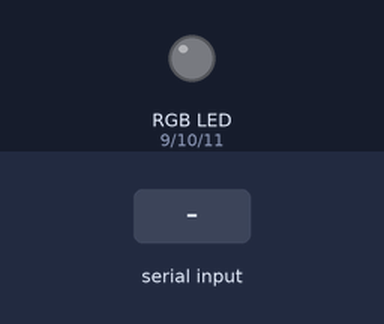
Bench run of a sketch on a simulated Arduino Uno, built with avr-gcc and run on an emulated ATmega328P. On the bench: an RGB LED mixed from three pins (HIGH = lit). The inputs (shaded band) are chosen by the test bench. Dim RGB values are drawn brighter than linear; what the sketch prints to the serial monitor is not drawn.

Above: at 1.2 s.
1.3 s: "90,45,200\n" received over Serial
At 1.9 s:
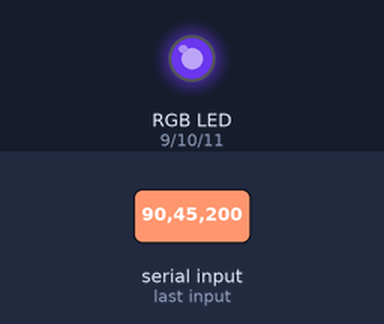
2.8 s: "30,150,10\n" received over Serial
At 3.1 s:
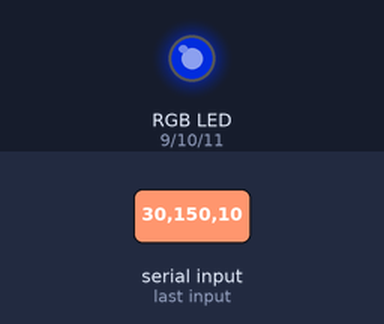
5.8 s: "90,45\n" received over Serial
At 7.3 s:
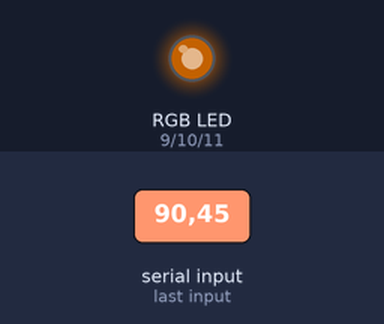
8.2 s: "30,150\n" received over Serial
At 10.3 s:
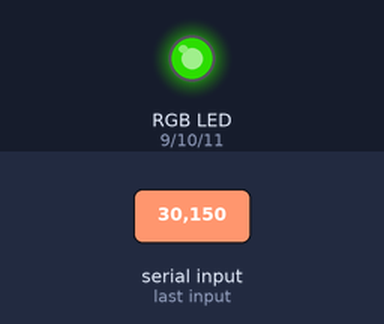
10.7 s: "90\n" received over Serial
At 13.0 s:
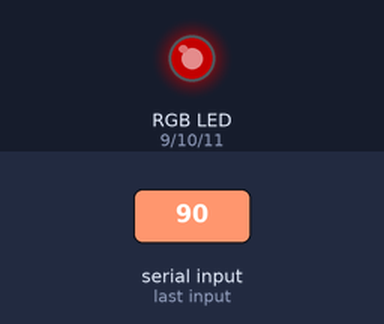
13.7 s: "200\n" received over Serial
At 16.5 s:
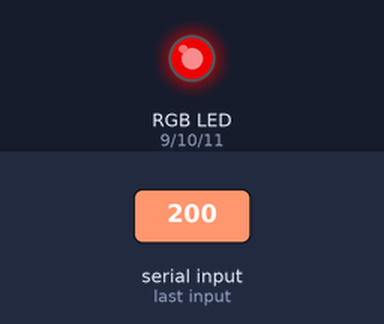
Timing chart, 0 to 17.7 s (numbered marks = the images above; inputs shaded):
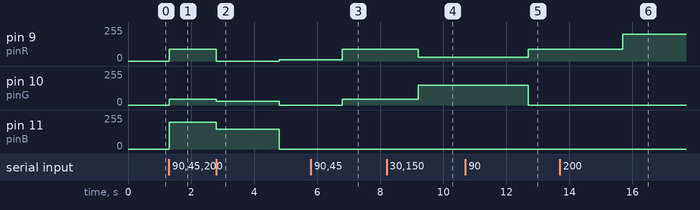

The sketch:

Ex7-Reading_an_ASCII-encoded_string.ino
```cpp
// Define pins
int pinR = 9;
int pinG = 10;
int pinB = 11;

void setup() {
  // Define the baud rate and open the pins
Serial.begin(115200);
pinMode(pinR,OUTPUT);
pinMode(pinG,OUTPUT);
pinMode(pinB,OUTPUT);

// Waits for the usb connection to be ready
while (!Serial);
Serial.println("Input a string");

}

void loop() {

// Seperate the string into 3 values
if (Serial.available()){
int R = Serial.parseInt();
int G = Serial.parseInt();
int B = Serial.parseInt();

// Change the intensity of the different colors
analogWrite(pinR,   R);
analogWrite(pinG, G);
analogWrite(pinB,  B);
}

}
```

Measured:
- after the input at 1.3 s, pin 9 (pinR): 0/255 → 90/255 at once; pin 10 (pinG): 0/255 → 45/255 at once; pin 11 (pinB): 0/255 → 200/255 at once
- after the input at 2.8 s, pin 9 (pinR): 90/255 → 0/255 after 0.00 s instead of 1.5 s; pin 10 (pinG): 45/255 → 30/255 at once, → 0/255 2.0 s later; pin 11 (pinB): 200/255 → 150/255 at once, → 0/255 2.0 s later
- after the input at 5.8 s, pin 9 (pinR): 10/255 → 90/255 after 1.0 s; pin 10 (pinG): 0/255 → 45/255 after 1.0 s
- after the input at 8.2 s, pin 9 (pinR): 90/255 → 30/255 after 1.0 s; pin 10 (pinG): 45/255 → 150/255 after 1.0 s
- after the input at 10.7 s, pin 9 (pinR): 30/255 → 90/255 after 2.0 s; pin 10 (pinG): 150/255 → 0/255 after 2.0 s
- after the input at 13.7 s, pin 9 (pinR): 90/255 → 200/255 after 2.0 s
